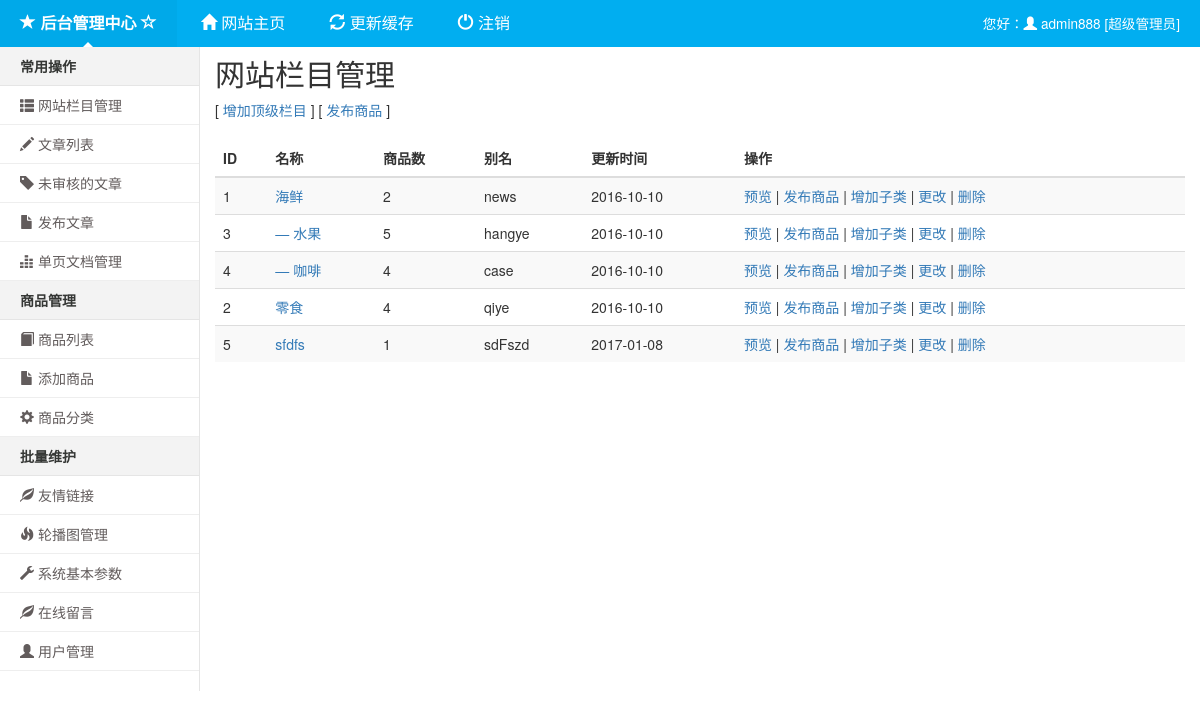
Page /fladmin/producttype_list.php (signed in) on the earlier database version.
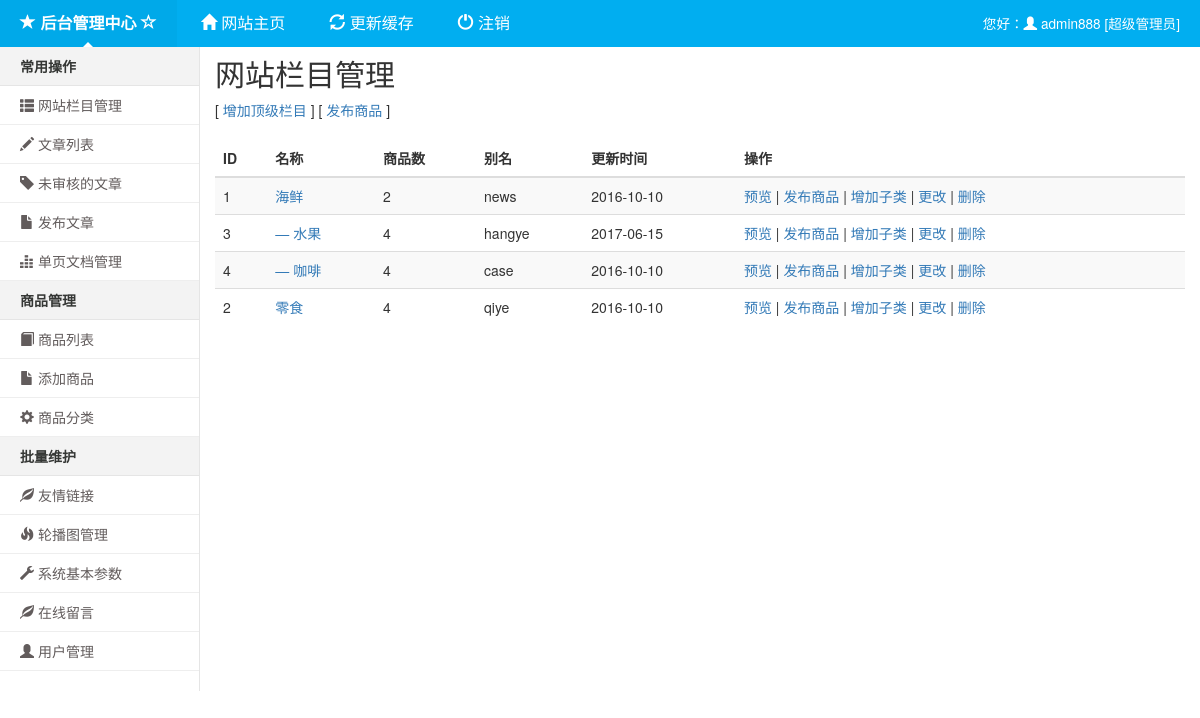
Same page on the later database version.
### tables this page shows
CREATE TABLE `fl_product_type` (
  `id` smallint(5) unsigned NOT NULL AUTO_INCREMENT,
  `reid` smallint(5) DEFAULT '0' COMMENT '父级栏目id',
  `addtime` int(11) DEFAULT '0' COMMENT '添加时间',
  `typename` varchar(30) NOT NULL DEFAULT '' COMMENT '栏目名称',
  `seotitle` varchar(150) DEFAULT '' COMMENT 'seo标题',
  `keywords` varchar(60) DEFAULT '' COMMENT '关键词',
  `description` varchar(255) DEFAULT '' COMMENT '描述',
  `content` text COMMENT '内容',
  `sortrank` smallint(5) DEFAULT '50' COMMENT '排序',
  `typedir` varchar(30) NOT NULL DEFAULT '' COMMENT '别名',
  `templist` varchar(50) DEFAULT '' COMMENT '列表页模板',
  `temparticle` varchar(50) DEFAULT '' COMMENT '文章页模板',
  `litpic` varchar(100) DEFAULT '' COMMENT '封面或缩略图',
  `seokeyword` varchar(60) DEFAULT '' COMMENT '判断相关,可不填',
  `status` smallint(1) DEFAULT '1' COMMENT '是否显示',
  PRIMARY KEY (`id`),
  UNIQUE KEY `typename` (`typename`),
  UNIQUE KEY `typedir` (`typedir`)
);

### class/db.class.php (called while the page is built, shortened)
<?php
class db
{
    private $link_id;
    public function __construct()
    {
        $this->time = $this->microtime_float();
        $port      = DB_PORT;
        $localhost = $port ? DB_HOST.':'.$port : DB_HOST;
    }
    public function where($param)
    {
        $We=$limit=$order=$like='';
        if(isset($param))
        {
            if(isset($param['where']) && !empty($param['where']))
            {
                if(is_array($param['where']))
                {
                    foreach($param['where'] as $k=>$v)
                    {
						if (!is_numeric($v))
						{
							$v = "'" . mysql_real_escape_string($v) . "'";
						}
                        $We[] = $k.'='.$v;
                    }
                    $We = ' WHERE '.implode(' AND ',$We);
                }
                else
                {
                    $We = ' WHERE '.$param['where'];
                }
            }
            if(isset($param['order']))
            {
                $order=' ORDER BY '.$param['order'];
            }
        }
        return $We.' '.$like.' '.$order.' '.$limit;
    }
    public function count($tab,$param)
    {
        $We = $this->where($param);
        $sql="SELECT count(1) FROM ".DB_PRE."$tab $We";
        $result=$this->query($sql);
        $data = mysql_fetch_row($result);
        return $data['0'];
    }
    public function select($tab ,$param ,$field='*')
    {
        $arr = array();
        $force = '';
        $sqlStr = $this->where($param);
        $sql    = "SELECT $field FROM ".DB_PRE."$tab $force $sqlStr";
        $result = $this->query($sql);
        while(!!$a = mysql_fetch_assoc($result))
        {
			foreach ($a as $key => $value)
			{
                $a[$key] = stripslashes($value);
            }
            $arr[] = $a;
        }
        return $arr;
    }
	private function connect($dbhost, $dbuser, $dbpw, $dbname, $pconnect = 0,$charset='utf8')
    {
		if( $pconnect==0 )
        {
			$this->link_id = @mysqli_connect($dbhost, $dbuser, $dbpw, true);
			if(!$this->link_id)
            {
				$this->halt("数据库连接失败");
			}
		}
        else
        {
			$this->link_id = @mysql_pconnect($dbhost, $dbuser, $dbpw);
		}
	}
    public function query($sql)
    {
        $query = mysql_query($sql,$this->link_id);
        return $query;
    }
	public function free_result()
    {
		$void = func_get_args();
	}
	public function microtime_float()
    {
		list($usec, $sec) = explode(" ", microtime());
		return ((float)$usec + (float)$sec);
	}
}
?>

### common/function.php (called while the page is built, shortened)
<?php
function catarcnum($typeid,$modelname='article')
{
    $db = new db();
    $where['where']="typeid=$typeid";
    return $db->count($modelname,$where);
}
function get_category($modelname,$parent_id=0,$pad=0)
{
    $arr=array();
    $db = new db();
    $where['where']="reid=$parent_id";
    $where['order']="id asc";
    $cats = $db->select($modelname,$where);
    if($cats)
    {
        foreach($cats as $row)
        {
            $row['deep'] = $pad;
            if(get_category($modelname,$row["id"]))
            {
                $row['child'] = get_category($modelname,$row["id"],$pad+1);
            }
            $arr[] = $row;
        }
        return $arr;
    }
}
function tree($list,$pid=0)
{
    global $temp;
    if(!empty($list))
    {
        foreach($list as $v)
        {
            $temp[] = array("id"=>$v['id'],"deep"=>$v['deep'],"typename"=>$v['typename'],"reid"=>$v['reid'],"typedir"=>$v['typedir'],"addtime"=>$v['addtime']);
        }
    }
    return $temp;
}

### fladmin/producttype_list.php (the view, shortened to what this page needs)
<!DOCTYPE html><html><head><title>栏目列表_后台管理</title><?php include 'header.php'; ?>
<div class="container-fluid">
<div class="row">
<div class="col-sm-3 col-md-2 sidebar"><?php include 'leftmenu.php'; ?></div>
<div class="col-sm-9 col-md-10 rightbox"><div id="mainbox">
<h2 class="sub-header">网站栏目管理</h2>[ <a href="producttype_add.php?reid=0">增加顶级栏目</a> ] [ <a href="product_add.php">发布商品</a> ]<br><br>
<form name="listarc"><div class="table-responsive">
<table class="table table-striped table-hover">
<thead><tr><th>ID</th><th>名称</th><th>商品数</th><th>别名</th><th>更新时间</th><th>操作</th></tr></thead>
<tbody id="cat-list">
<?php $catlist = tree(get_category('product_type',0));if(!empty($catlist)){foreach($catlist as $row){ ?>
<tr id="cat-<?php echo $row["id"]; ?>">
<td><?php echo $row["id"]; ?></td>
<td><a href="product_list.php?id=<?php echo $row["id"]; ?>"><?php for($i=0;$i<$row["deep"];$i++){echo "— ";}echo $row["typename"]; ?></a></td><td><?php echo catarcnum($row["id"],'product'); ?></td><td><?php echo $row["typedir"]; ?></td><td><?php echo date('Y-m-d',$row["addtime"]); ?></td>
<td><a href="/product<?php echo $row["id"]; ?>" target="_blank">预览</a> | <a href="product_add.php?catid=<?php echo $row["id"]; ?>">发布商品</a> | <a href="producttype_add.php?reid=<?php echo $row["id"]; ?>">增加子类</a> | <a href="producttype_edit.php?id=<?php echo $row["id"]; ?>">更改</a> | <a onclick="confirmbox('producttype_dodel.php?id=<?php echo $row["id"]; ?>','确认要删除吗？')" href="javascript:;">删除</a></td>
</tr><?php }} ?>
</tbody></table></div></form>
</div></div></div></div>
</body></html>

Differences in the rows shown:
removed fl_product_type: id "5", typename "sfdfs", id "1", typedir "sdFszd", addtime "2017-01-08"
changed fl_product_type "水果": id "5" → "4"; addtime "2016-10-10" → "2017-06-15"
